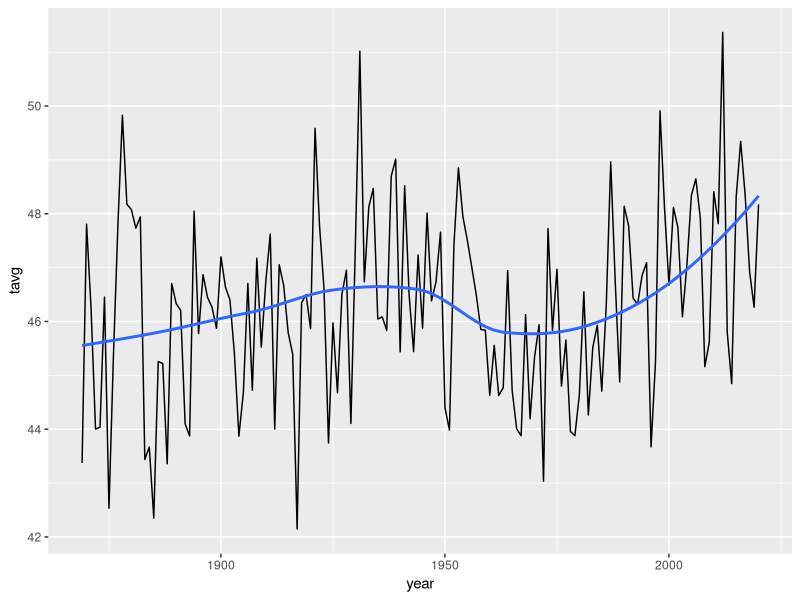
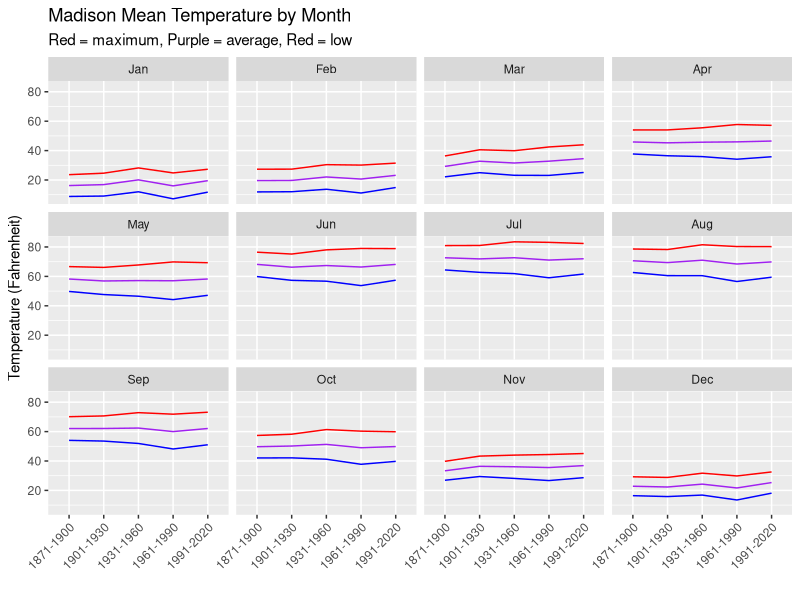
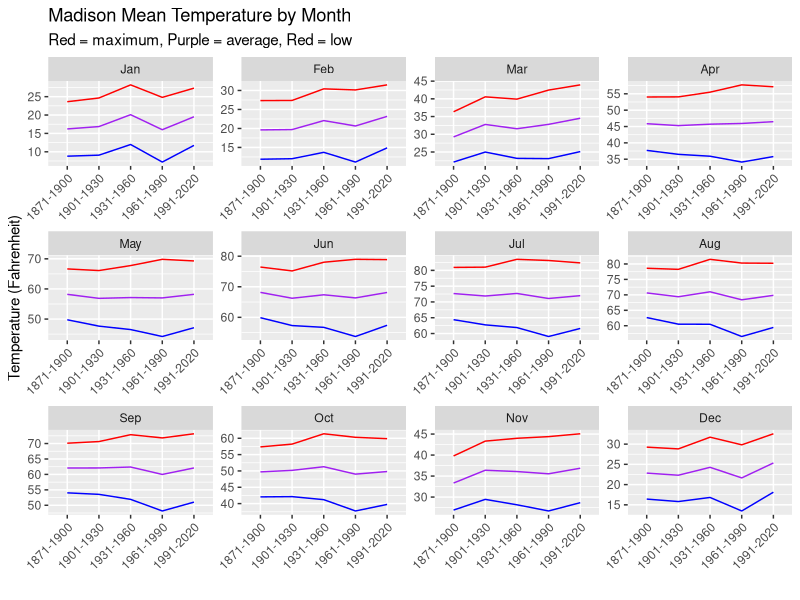

The R script that drew these images, in order:
## ---- chunk 1
knitr::opts_chunk$set(echo=TRUE,  message=FALSE, warning=FALSE, cache=TRUE,
                      autodep=TRUE, cache.comments=FALSE)
library(tidyverse)
library(lubridate)
library(scales)
## ---- chunk 2
## read in the data
official = read_csv("../../data/madison-weather-official-2020.csv",
                    col_types = cols( name = col_character(),
                                      date = col_date(format = ""),
                                      prcp = col_double(),
                                      snow = col_double(),
                                      snow_depth = col_double(),
                                      tmin = col_double(),
                                      tmax = col_double(),
                                      tavg = col_double()))
## ---- chunk 3
mw1 = official %>% 
  ## select date and tavg; no other variables needed
  select(date, tavg) %>% 
  ## drop any rows with missing data (this is why we did select() first)
  drop_na() %>% 
  ## use the lubridate function year() to extract the year from the date
  mutate(year = year(date)) %>% 
  ## group by year
  group_by(year) %>% 
  ## calculate the average temperature by each year
  summarize(tavg = mean(tavg))

mw1
## ---- chunk 4
ggplot(mw1, aes(x = year, y = tavg)) +
  geom_line() +
  geom_smooth(se = FALSE)
## ---- chunk 5
## add year and period variables to the official data set
## Note that the formula floor( (year - 1841)/30 )*30 + 1841 maps:
##    the years from 1841 to 1870 to 1841;
##    the years from 1871 to 1900 to 1871; and so on
## This value plus 29 is the end of the period
## Use str_c() from stringr to combine the different strings into the period value
##   1841 - 1870, 1871 - 1900, 1901 - 1930, 1931 - 1960, 1961 - 1990, 1991 - 2020
official = official %>% 
  mutate(year = year(date),
         month = month(date, label = TRUE),
         period1 = floor( (year - 1841)/30 )*30 + 1841,
         period = str_c(period1, "-", period1 + 29))

## Now group by period and month and calculate the averages
mw2 = official %>% 
  filter(year > 1870) %>% 
  select(date, year, month, period, tmin, tavg, tmax) %>% 
  drop_na() %>% 
  group_by(period, month) %>% 
  summarize(n = n(), tmin = mean(tmin), tavg = mean(tavg), tmax = mean(tmax))
## ---- chunk 6
g = ggplot(mw2, aes(x = period)) +
  # group -> to connect each point, if it is geom_point then do not have to do it
  # group can be whatever, used for giving different properties like color or shape
  geom_line(aes(y = tmin, group = 1), color = "blue") +
  geom_line(aes(y = tavg, group = 1), color = "purple") +
  geom_line(aes(y = tmax, group = 1), color = "red") +  
  xlab("") +
  ylab("Temperature (Fahrenheit)") +
  ggtitle("Madison Mean Temperature by Month",
          subtitle = "Red = maximum, Purple = average, Red = low") +
  # bw
  theme( axis.text.x = element_text(angle = 45, hjust=1)) +
  facet_wrap( ~ month)

g
## ---- chunk 7
g + 
  # overwrite
  facet_wrap( ~ month, scales = "free")
## ---- chunk 8
## re-read in the data
official = read_csv("../../data/madison-weather-official-2020.csv",
                    col_types = cols( name = col_character(),
                                      date = col_date(format = ""),
                                      prcp = col_double(),
                                      snow = col_double(),
                                      snow_depth = col_double(),
                                      tmin = col_double(),
                                      tmax = col_double(),
                                      tavg = col_double()))
## ---- chunk 9
official = official %>% 
  mutate(year = year(date), month = month(date, label=TRUE), day = day(date))
## ---- chunk 10
daily_tmax_high = official %>% 
  select(date, year, month, day, tmax) %>% 
  drop_na() %>% 
  group_by(month, day) %>%
  slice_max(tmax, n=1) %>% 
  ungroup()

daily_tmax_low = official %>% 
  select(date, year, month, day, tmax) %>% 
  drop_na() %>% 
  group_by(month, day) %>%
  slice_min(tmax, n=1) %>% 
  ungroup()

daily_tmin_high = official %>% 
  select(date, year, month, day, tmin) %>% 
  drop_na() %>% 
  group_by(month, day) %>%
  slice_max(tmin, n=1) %>% 
  ungroup()

daily_tmin_low = official %>% 
  select(date, year, month, day, tmin) %>% 
  drop_na() %>% 
  group_by(month, day) %>%
  slice_min(tmin, n=1) %>% 
  ungroup()
## ---- chunk 11
daily_tmax_high %>% 
  slice_max(tmax, n=1)
## ---- chunk 12
daily_tmax_high %>% 
  count(month, day) %>% 
  ungroup() %>% 
  slice_max(n)

daily_tmax_high %>% 
  filter(month == "May", day == 17)
## ---- chunk 13
daily_tmin_low %>% 
  filter(month < "Jul", tmin < 32) %>% 
  arrange(desc(month), desc(day)) %>% 
  head()
